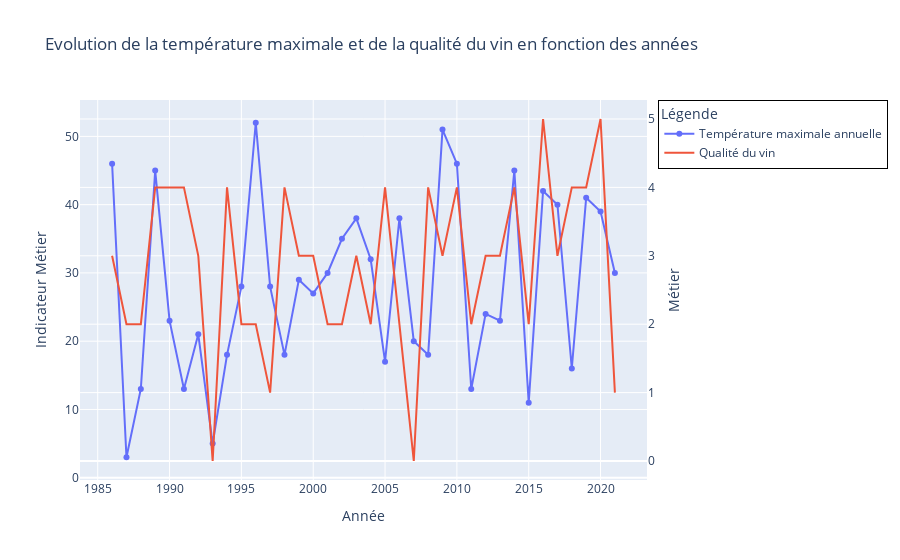

Source (notebook cell):
### Code cell
import plotly.graph_objects as go

fig = go.Figure()

# Ajout de la courbe pour df_m
fig.add_trace(
    go.Scatter(
        x=df_indicateur["Année"],
        y=df_indicateur["index"],
        mode="lines+markers",
        name="Température maximale annuelle",
        yaxis="y"
    )
)

# Ajout de la courbe pour df_metier
fig.add_trace(
    go.Scatter(
        x=df_metier["Année"],
        y=df_metier["var_buis"],
        mode="lines",
        name="Qualité du vin",
        yaxis="y2"
    )
)

## Personnalisation des légendes
fig.update_layout(
    title = {"text": "Evolution de la température maximale et de la qualité du vin en fonction des années"},
    legend=dict(
        title="Légende",
        #x=0.01, y=0.99,
        bgcolor="rgba(255, 255, 255, 0.5)",
        bordercolor="black",
        borderwidth=1
    ),
    legend2=dict(
        title="Légende 2",
        #x=0.01, y=0.95,
        bgcolor="rgba(255, 255, 255, 0.5)",
        bordercolor="black",
        borderwidth=1
    )
)

# Ajout du double axe y
fig.update_layout(
    yaxis2=dict(
        title="Qualité du vin",
        overlaying="y",
        side="right"
    )
)

## Ajout des labels pour les axes
fig.update_layout(
    xaxis_title="Année",
    yaxis_title="Indicateur Métier",
    yaxis2_title="Métier"
)


return fig
fig.show()

### Figure 1 — Plotly figure (JSON) as saved in the notebook; plotly's stock layout.template omitted (floating-point values rounded to 4 significant figures)
{"data": [{"mode": "lines+markers", "name": "Température maximale annuelle", "type": "scatter", "x": [1986, 1987, 1988, 1989, 1990, 1991, 1992, 1993, 1994, 1995, 1996, 1997, 1998, 1999, 2000, 2001, 2002, 2003, 2004, 2005, 2006, 2007, 2008, 2009, 2010, 2011, 2012, 2013, 2014, 2015, 2016, 2017, 2018, 2019, 2020, 2021], "y": [46, 3, 13, 45, 23, 13, 21, 5, 18, 28, 52, 28, 18, 29, 27, 30, 35, 38, 32, 17, 38, 20, 18, 51, 46, 13, 24, 23, 45, 11, 42, 40, 16, 41, 39, 30], "yaxis": "y"}, {"mode": "lines", "name": "Qualité du vin", "type": "scatter", "x": [1986, 1987, 1988, 1989, 1990, 1991, 1992, 1993, 1994, 1995, 1996, 1997, 1998, 1999, 2000, 2001, 2002, 2003, 2004, 2005, 2006, 2007, 2008, 2009, 2010, 2011, 2012, 2013, 2014, 2015, 2016, 2017, 2018, 2019, 2020, 2021], "y": [3, 2, 2, 4, 4, 4, 3, 0, 4, 2, 2, 1, 4, 3, 3, 2, 2, 3, 2, 4, 2, 0, 4, 3, 4, 2, 3, 3, 4, 2, 5, 3, 4, 4, 5, 1], "yaxis": "y2"}], "layout": {"legend": {"bgcolor": "rgba(255, 255, 255, 0.5)", "bordercolor": "black", "borderwidth": 1, "title": {"text": "Légende"}}, "legend2": {"bgcolor": "rgba(255, 255, 255, 0.5)", "bordercolor": "black", "borderwidth": 1, "title": {"text": "Légende 2"}}, "title": {"text": "Evolution de la température maximale et de la qualité du vin en fonction des années"}, "xaxis": {"title": {"text": "Année"}}, "yaxis": {"title": {"text": "Indicateur Métier"}}, "yaxis2": {"overlaying": "y", "side": "right", "title": {"text": "Métier"}}}}
